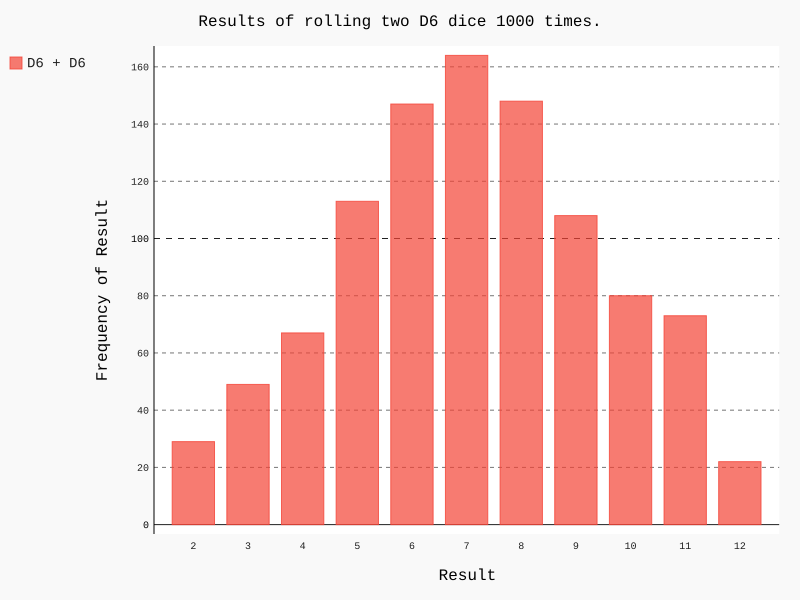

Recreate this plot in Python.
import pygal
from die import Die

# 创建两个D6骰子
die_1 = Die()
die_2 = Die()

# 掷几次骰子，并将结果存储在一个列表中
results = [die_1.roll()+die_2.roll() for roll_num in range(1000)]

# 分析结果
max_result = die_1.num_sides + die_2.num_sides
frequencies = [results.count(value) for value in range(2, max_result+1)]

# 对结果进行可视化
hist = pygal.Bar()

hist.title = "Results of rolling two D6 dice 1000 times."
hist.x_labels = list(range(2, max_result+1))
hist.x_title = "Result"
hist.y_title = "Frequency of Result"

hist.add('D6 + D6', frequencies)
hist.render_to_file('dice_visual.svg')
